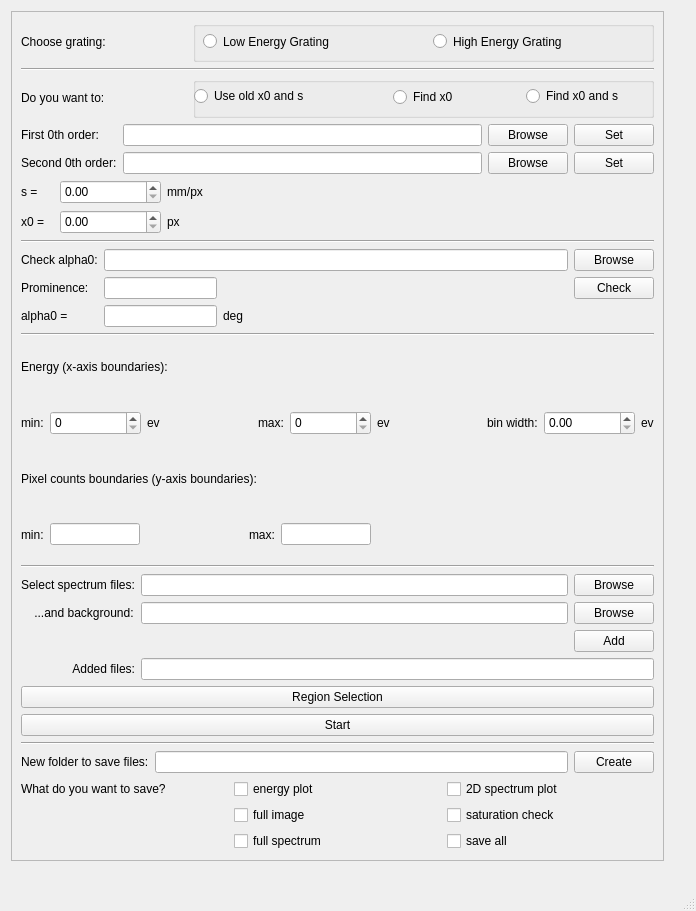
<?xml version="1.0" encoding="UTF-8"?>
<ui version="4.0">
 <class>SoftX_Calibration</class>
 <widget class="QMainWindow" name="SoftX_Calibration">
  <property name="geometry">
   <rect>
    <x>0</x>
    <y>0</y>
    <width>696</width>
    <height>911</height>
   </rect>
  </property>
  <property name="minimumSize">
   <size>
    <width>0</width>
    <height>0</height>
   </size>
  </property>
  <property name="maximumSize">
   <size>
    <width>16777215</width>
    <height>16777215</height>
   </size>
  </property>
  <property name="windowTitle">
   <string>MainWindow</string>
  </property>
  <widget class="QWidget" name="centralwidget">
   <widget class="QFrame" name="frame">
    <property name="geometry">
     <rect>
      <x>11</x>
      <y>11</y>
      <width>653</width>
      <height>850</height>
     </rect>
    </property>
    <property name="frameShape">
     <enum>QFrame::StyledPanel</enum>
    </property>
    <property name="frameShadow">
     <enum>QFrame::Raised</enum>
    </property>
    <layout class="QGridLayout" name="gridLayout_7">
     <item row="0" column="0">
      <layout class="QHBoxLayout" name="horizontalLayout">
       <item>
        <widget class="QLabel" name="label">
         <property name="text">
          <string>Choose grating:</string>
         </property>
        </widget>
       </item>
       <item>
        <widget class="QGroupBox" name="groupBox">
         <property name="minimumSize">
          <size>
           <width>461</width>
           <height>41</height>
          </size>
         </property>
         <property name="maximumSize">
          <size>
           <width>461</width>
           <height>41</height>
          </size>
         </property>
         <property name="title">
          <string/>
         </property>
         <widget class="QRadioButton" name="_selectHighEnergyRbtn">
          <property name="geometry">
           <rect>
            <x>240</x>
            <y>0</y>
            <width>181</width>
            <height>41</height>
           </rect>
          </property>
          <property name="text">
           <string>High Energy Grating</string>
          </property>
         </widget>
         <widget class="QRadioButton" name="_selectLowEnergyRbtn">
          <property name="geometry">
           <rect>
            <x>10</x>
            <y>0</y>
            <width>161</width>
            <height>41</height>
           </rect>
          </property>
          <property name="text">
           <string>Low Energy Grating</string>
          </property>
         </widget>
        </widget>
       </item>
      </layout>
     </item>
     <item row="1" column="0">
      <widget class="Line" name="line">
       <property name="orientation">
        <enum>Qt::Horizontal</enum>
       </property>
      </widget>
     </item>
     <item row="2" column="0">
      <layout class="QHBoxLayout" name="horizontalLayout_4">
       <item>
        <widget class="QLabel" name="label_10">
         <property name="text">
          <string>Do you want to:</string>
         </property>
        </widget>
       </item>
       <item>
        <widget class="QGroupBox" name="groupBox_2">
         <property name="minimumSize">
          <size>
           <width>461</width>
           <height>41</height>
          </size>
         </property>
         <property name="maximumSize">
          <size>
           <width>461</width>
           <height>41</height>
          </size>
         </property>
         <property name="title">
          <string/>
         </property>
         <widget class="QRadioButton" name="_findx0AndsRbtn">
          <property name="geometry">
           <rect>
            <x>333</x>
            <y>9</y>
            <width>103</width>
            <height>20</height>
           </rect>
          </property>
          <property name="text">
           <string>Find x0 and s</string>
          </property>
         </widget>
         <widget class="QRadioButton" name="_useOldx0AndsRbtn">
          <property name="geometry">
           <rect>
            <x>1</x>
            <y>9</y>
            <width>150</width>
            <height>20</height>
           </rect>
          </property>
          <property name="text">
           <string>Use old x0 and s</string>
          </property>
         </widget>
         <widget class="QRadioButton" name="_findx0Rbtn">
          <property name="geometry">
           <rect>
            <x>200</x>
            <y>10</y>
            <width>68</width>
            <height>20</height>
           </rect>
          </property>
          <property name="text">
           <string>Find x0</string>
          </property>
         </widget>
        </widget>
       </item>
      </layout>
     </item>
     <item row="3" column="0">
      <layout class="QGridLayout" name="gridLayout_4">
       <item row="1" column="1">
        <widget class="QLineEdit" name="_second0thPathLine">
         <property name="minimumSize">
          <size>
           <width>0</width>
           <height>0</height>
          </size>
         </property>
         <property name="alignment">
          <set>Qt::AlignRight|Qt::AlignTrailing|Qt::AlignVCenter</set>
         </property>
        </widget>
       </item>
       <item row="1" column="2">
        <widget class="QPushButton" name="_browseSecond0thBtn">
         <property name="maximumSize">
          <size>
           <width>93</width>
           <height>28</height>
          </size>
         </property>
         <property name="text">
          <string>Browse</string>
         </property>
        </widget>
       </item>
       <item row="0" column="2">
        <widget class="QPushButton" name="_browseFirst0thBtn">
         <property name="maximumSize">
          <size>
           <width>93</width>
           <height>28</height>
          </size>
         </property>
         <property name="text">
          <string>Browse</string>
         </property>
        </widget>
       </item>
       <item row="0" column="0">
        <widget class="QLabel" name="label_2">
         <property name="text">
          <string>First 0th order:</string>
         </property>
        </widget>
       </item>
       <item row="1" column="0">
        <widget class="QLabel" name="label_3">
         <property name="text">
          <string>Second 0th order:</string>
         </property>
        </widget>
       </item>
       <item row="0" column="1">
        <widget class="QLineEdit" name="_first0thPathLine">
         <property name="minimumSize">
          <size>
           <width>0</width>
           <height>0</height>
          </size>
         </property>
         <property name="alignment">
          <set>Qt::AlignRight|Qt::AlignTrailing|Qt::AlignVCenter</set>
         </property>
        </widget>
       </item>
       <item row="0" column="3">
        <widget class="QPushButton" name="_setFirst0thBtn">
         <property name="text">
          <string>Set</string>
         </property>
        </widget>
       </item>
       <item row="1" column="3">
        <widget class="QPushButton" name="_setSecond0thBtn">
         <property name="text">
          <string>Set</string>
         </property>
        </widget>
       </item>
      </layout>
     </item>
     <item row="4" column="0">
      <layout class="QGridLayout" name="gridLayout">
       <item row="0" column="0">
        <widget class="QLabel" name="label_63">
         <property name="minimumSize">
          <size>
           <width>0</width>
           <height>0</height>
          </size>
         </property>
         <property name="maximumSize">
          <size>
           <width>33</width>
           <height>50</height>
          </size>
         </property>
         <property name="text">
          <string>s =</string>
         </property>
        </widget>
       </item>
       <item row="0" column="1">
        <widget class="QDoubleSpinBox" name="_sSpn">
         <property name="minimumSize">
          <size>
           <width>101</width>
           <height>24</height>
          </size>
         </property>
         <property name="maximumSize">
          <size>
           <width>101</width>
           <height>24</height>
          </size>
         </property>
        </widget>
       </item>
       <item row="0" column="2">
        <widget class="QLabel" name="label_65">
         <property name="minimumSize">
          <size>
           <width>40</width>
           <height>16</height>
          </size>
         </property>
         <property name="text">
          <string>mm/px</string>
         </property>
        </widget>
       </item>
       <item row="1" column="0">
        <widget class="QLabel" name="label_52">
         <property name="text">
          <string>x0 =</string>
         </property>
        </widget>
       </item>
       <item row="1" column="1">
        <widget class="QDoubleSpinBox" name="_x0Spn">
         <property name="minimumSize">
          <size>
           <width>101</width>
           <height>24</height>
          </size>
         </property>
         <property name="maximumSize">
          <size>
           <width>101</width>
           <height>24</height>
          </size>
         </property>
        </widget>
       </item>
       <item row="1" column="2">
        <widget class="QLabel" name="label_67">
         <property name="text">
          <string>px</string>
         </property>
        </widget>
       </item>
      </layout>
     </item>
     <item row="5" column="0">
      <widget class="Line" name="line_2">
       <property name="orientation">
        <enum>Qt::Horizontal</enum>
       </property>
      </widget>
     </item>
     <item row="6" column="0">
      <layout class="QGridLayout" name="gridLayout_5">
       <item row="1" column="2">
        <widget class="QPushButton" name="_checkAlpha0Btn">
         <property name="maximumSize">
          <size>
           <width>93</width>
           <height>28</height>
          </size>
         </property>
         <property name="text">
          <string>Check</string>
         </property>
        </widget>
       </item>
       <item row="0" column="1">
        <widget class="QLineEdit" name="_alpha0PathLine">
         <property name="minimumSize">
          <size>
           <width>0</width>
           <height>0</height>
          </size>
         </property>
         <property name="alignment">
          <set>Qt::AlignRight|Qt::AlignTrailing|Qt::AlignVCenter</set>
         </property>
        </widget>
       </item>
       <item row="1" column="0">
        <widget class="QLabel" name="label_9">
         <property name="maximumSize">
          <size>
           <width>80</width>
           <height>24</height>
          </size>
         </property>
         <property name="text">
          <string>Prominence:</string>
         </property>
         <property name="alignment">
          <set>Qt::AlignLeading|Qt::AlignLeft|Qt::AlignVCenter</set>
         </property>
        </widget>
       </item>
       <item row="2" column="1">
        <layout class="QHBoxLayout" name="horizontalLayout_2">
         <item>
          <widget class="QLineEdit" name="_alpha0CheckLine">
           <property name="maximumSize">
            <size>
             <width>113</width>
             <height>22</height>
            </size>
           </property>
          </widget>
         </item>
         <item>
          <widget class="QLabel" name="label_11">
           <property name="text">
            <string>deg</string>
           </property>
          </widget>
         </item>
        </layout>
       </item>
       <item row="1" column="1">
        <widget class="QLineEdit" name="_prominenceLine">
         <property name="maximumSize">
          <size>
           <width>113</width>
           <height>22</height>
          </size>
         </property>
        </widget>
       </item>
       <item row="2" column="0">
        <widget class="QLabel" name="label_8">
         <property name="maximumSize">
          <size>
           <width>51</width>
           <height>16</height>
          </size>
         </property>
         <property name="text">
          <string>alpha0 =</string>
         </property>
        </widget>
       </item>
       <item row="0" column="0">
        <widget class="QLabel" name="label_12">
         <property name="text">
          <string>Check alpha0:</string>
         </property>
        </widget>
       </item>
       <item row="0" column="2">
        <widget class="QPushButton" name="_browseForAlpha0Btn">
         <property name="maximumSize">
          <size>
           <width>93</width>
           <height>28</height>
          </size>
         </property>
         <property name="text">
          <string>Browse</string>
         </property>
        </widget>
       </item>
      </layout>
     </item>
     <item row="7" column="0">
      <widget class="Line" name="line_3">
       <property name="orientation">
        <enum>Qt::Horizontal</enum>
       </property>
      </widget>
     </item>
     <item row="8" column="0">
      <layout class="QVBoxLayout" name="verticalLayout">
       <item>
        <widget class="QLabel" name="label_54">
         <property name="text">
          <string>Energy (x-axis boundaries):</string>
         </property>
        </widget>
       </item>
       <item>
        <layout class="QHBoxLayout" name="horizontalLayout_5">
         <item>
          <widget class="QLabel" name="label_57">
           <property name="text">
            <string>min:</string>
           </property>
          </widget>
         </item>
         <item>
          <widget class="QSpinBox" name="_energyMinSpn">
           <property name="minimumSize">
            <size>
             <width>91</width>
             <height>24</height>
            </size>
           </property>
          </widget>
         </item>
         <item>
          <widget class="QLabel" name="label_60">
           <property name="text">
            <string>ev</string>
           </property>
          </widget>
         </item>
         <item>
          <spacer name="horizontalSpacer_5">
           <property name="orientation">
            <enum>Qt::Horizontal</enum>
           </property>
           <property name="sizeHint" stdset="0">
            <size>
             <width>40</width>
             <height>20</height>
            </size>
           </property>
          </spacer>
         </item>
         <item>
          <widget class="QLabel" name="label_58">
           <property name="text">
            <string>max:</string>
           </property>
          </widget>
         </item>
         <item>
          <widget class="QSpinBox" name="_energyMaxSpn">
           <property name="minimumSize">
            <size>
             <width>81</width>
             <height>24</height>
            </size>
           </property>
          </widget>
         </item>
         <item>
          <widget class="QLabel" name="label_61">
           <property name="text">
            <string>ev</string>
           </property>
          </widget>
         </item>
         <item>
          <spacer name="horizontalSpacer_6">
           <property name="orientation">
            <enum>Qt::Horizontal</enum>
           </property>
           <property name="sizeHint" stdset="0">
            <size>
             <width>40</width>
             <height>20</height>
            </size>
           </property>
          </spacer>
         </item>
         <item>
          <widget class="QLabel" name="label_59">
           <property name="text">
            <string>bin width:</string>
           </property>
          </widget>
         </item>
         <item>
          <widget class="QDoubleSpinBox" name="_energyBinWidthSpn">
           <property name="minimumSize">
            <size>
             <width>91</width>
             <height>24</height>
            </size>
           </property>
          </widget>
         </item>
         <item>
          <widget class="QLabel" name="label_62">
           <property name="text">
            <string>ev</string>
           </property>
          </widget>
         </item>
        </layout>
       </item>
      </layout>
     </item>
     <item row="9" column="0">
      <layout class="QVBoxLayout" name="verticalLayout_2">
       <item>
        <widget class="QLabel" name="label_55">
         <property name="text">
          <string>Pixel counts boundaries (y-axis boundaries):</string>
         </property>
        </widget>
       </item>
       <item>
        <layout class="QHBoxLayout" name="horizontalLayout_6">
         <item>
          <widget class="QLabel" name="label_64">
           <property name="text">
            <string>min:</string>
           </property>
          </widget>
         </item>
         <item>
          <widget class="QLineEdit" name="_yMinValueEdit">
           <property name="maximumSize">
            <size>
             <width>90</width>
             <height>16777215</height>
            </size>
           </property>
          </widget>
         </item>
         <item>
          <widget class="QLabel" name="label_66">
           <property name="text">
            <string/>
           </property>
          </widget>
         </item>
         <item>
          <spacer name="horizontalSpacer_7">
           <property name="orientation">
            <enum>Qt::Horizontal</enum>
           </property>
           <property name="sizeHint" stdset="0">
            <size>
             <width>40</width>
             <height>20</height>
            </size>
           </property>
          </spacer>
         </item>
         <item>
          <widget class="QLabel" name="label_68">
           <property name="text">
            <string>max:</string>
           </property>
          </widget>
         </item>
         <item>
          <widget class="QLineEdit" name="_yMaxValueEdit">
           <property name="maximumSize">
            <size>
             <width>90</width>
             <height>16777215</height>
            </size>
           </property>
          </widget>
         </item>
         <item>
          <widget class="QLabel" name="label_69">
           <property name="text">
            <string/>
           </property>
          </widget>
         </item>
         <item>
          <spacer name="horizontalSpacer_2">
           <property name="orientation">
            <enum>Qt::Horizontal</enum>
           </property>
           <property name="sizeHint" stdset="0">
            <size>
             <width>40</width>
             <height>20</height>
            </size>
           </property>
          </spacer>
         </item>
         <item>
          <spacer name="horizontalSpacer">
           <property name="orientation">
            <enum>Qt::Horizontal</enum>
           </property>
           <property name="sizeHint" stdset="0">
            <size>
             <width>40</width>
             <height>20</height>
            </size>
           </property>
          </spacer>
         </item>
         <item>
          <spacer name="horizontalSpacer_8">
           <property name="orientation">
            <enum>Qt::Horizontal</enum>
           </property>
           <property name="sizeHint" stdset="0">
            <size>
             <width>40</width>
             <height>20</height>
            </size>
           </property>
          </spacer>
         </item>
        </layout>
       </item>
      </layout>
     </item>
     <item row="10" column="0">
      <widget class="Line" name="line_4">
       <property name="orientation">
        <enum>Qt::Horizontal</enum>
       </property>
      </widget>
     </item>
     <item row="11" column="0">
      <layout class="QGridLayout" name="gridLayout_3">
       <item row="0" column="2">
        <widget class="QPushButton" name="_selectSpectraBtn">
         <property name="maximumSize">
          <size>
           <width>93</width>
           <height>28</height>
          </size>
         </property>
         <property name="text">
          <string>Browse</string>
         </property>
        </widget>
       </item>
       <item row="0" column="0">
        <widget class="QLabel" name="label_4">
         <property name="text">
          <string>Select spectrum files:</string>
         </property>
        </widget>
       </item>
       <item row="1" column="2">
        <widget class="QPushButton" name="_selectBackgroundBtn">
         <property name="maximumSize">
          <size>
           <width>93</width>
           <height>28</height>
          </size>
         </property>
         <property name="text">
          <string>Browse</string>
         </property>
        </widget>
       </item>
       <item row="0" column="1">
        <widget class="QLineEdit" name="_spectraPathLine">
         <property name="minimumSize">
          <size>
           <width>381</width>
           <height>22</height>
          </size>
         </property>
         <property name="alignment">
          <set>Qt::AlignRight|Qt::AlignTrailing|Qt::AlignVCenter</set>
         </property>
        </widget>
       </item>
       <item row="1" column="1">
        <widget class="QLineEdit" name="_backgroundPathLine">
         <property name="minimumSize">
          <size>
           <width>381</width>
           <height>22</height>
          </size>
         </property>
         <property name="alignment">
          <set>Qt::AlignRight|Qt::AlignTrailing|Qt::AlignVCenter</set>
         </property>
        </widget>
       </item>
       <item row="2" column="2">
        <widget class="QPushButton" name="_addImagesBtn">
         <property name="maximumSize">
          <size>
           <width>93</width>
           <height>28</height>
          </size>
         </property>
         <property name="text">
          <string>Add</string>
         </property>
        </widget>
       </item>
       <item row="1" column="0">
        <widget class="QLabel" name="label_13">
         <property name="text">
          <string>    ...and background:</string>
         </property>
        </widget>
       </item>
       <item row="3" column="1" colspan="2">
        <widget class="QLineEdit" name="_addedFilesEdit"/>
       </item>
       <item row="3" column="0">
        <widget class="QLabel" name="label_6">
         <property name="text">
          <string>Added files:</string>
         </property>
         <property name="alignment">
          <set>Qt::AlignRight|Qt::AlignTrailing|Qt::AlignVCenter</set>
         </property>
        </widget>
       </item>
      </layout>
     </item>
     <item row="12" column="0">
      <widget class="QPushButton" name="_regionSelectionBtn">
       <property name="text">
        <string>Region Selection</string>
       </property>
      </widget>
     </item>
     <item row="13" column="0">
      <widget class="QPushButton" name="_startCalibrationBtn">
       <property name="text">
        <string>Start</string>
       </property>
      </widget>
     </item>
     <item row="14" column="0">
      <widget class="Line" name="line_6">
       <property name="orientation">
        <enum>Qt::Horizontal</enum>
       </property>
      </widget>
     </item>
     <item row="15" column="0">
      <layout class="QGridLayout" name="gridLayout_6">
       <item row="0" column="1">
        <widget class="QLineEdit" name="_setFolderNameLine">
         <property name="minimumSize">
          <size>
           <width>381</width>
           <height>22</height>
          </size>
         </property>
         <property name="alignment">
          <set>Qt::AlignRight|Qt::AlignTrailing|Qt::AlignVCenter</set>
         </property>
        </widget>
       </item>
       <item row="0" column="0">
        <widget class="QLabel" name="label_5">
         <property name="text">
          <string>New folder to save files:</string>
         </property>
        </widget>
       </item>
       <item row="0" column="2">
        <widget class="QPushButton" name="_createFolderBtn">
         <property name="maximumSize">
          <size>
           <width>93</width>
           <height>28</height>
          </size>
         </property>
         <property name="text">
          <string>Create</string>
         </property>
        </widget>
       </item>
      </layout>
     </item>
     <item row="16" column="0">
      <layout class="QGridLayout" name="gridLayout_2">
       <item row="2" column="1">
        <widget class="QCheckBox" name="_saveFullSpectrumChk">
         <property name="text">
          <string>full spectrum</string>
         </property>
        </widget>
       </item>
       <item row="0" column="2">
        <widget class="QCheckBox" name="_save2DSpectrumChk">
         <property name="text">
          <string>2D spectrum plot</string>
         </property>
        </widget>
       </item>
       <item row="0" column="0">
        <widget class="QLabel" name="label_7">
         <property name="text">
          <string>What do you want to save?</string>
         </property>
        </widget>
       </item>
       <item row="1" column="1">
        <widget class="QCheckBox" name="_saveFullImageChk">
         <property name="text">
          <string>full image</string>
         </property>
        </widget>
       </item>
       <item row="0" column="1">
        <widget class="QCheckBox" name="_saveEnergyPlotChk">
         <property name="text">
          <string>energy plot</string>
         </property>
        </widget>
       </item>
       <item row="1" column="2">
        <widget class="QCheckBox" name="_saveSaturationChk">
         <property name="text">
          <string>saturation check</string>
         </property>
        </widget>
       </item>
       <item row="2" column="2">
        <widget class="QCheckBox" name="_saveAllChk">
         <property name="text">
          <string>save all</string>
         </property>
        </widget>
       </item>
      </layout>
     </item>
    </layout>
   </widget>
  </widget>
  <widget class="QMenuBar" name="menubar">
   <property name="geometry">
    <rect>
     <x>0</x>
     <y>0</y>
     <width>696</width>
     <height>26</height>
    </rect>
   </property>
  </widget>
  <widget class="QStatusBar" name="statusbar"/>
 </widget>
 <resources/>
 <connections/>
</ui>
